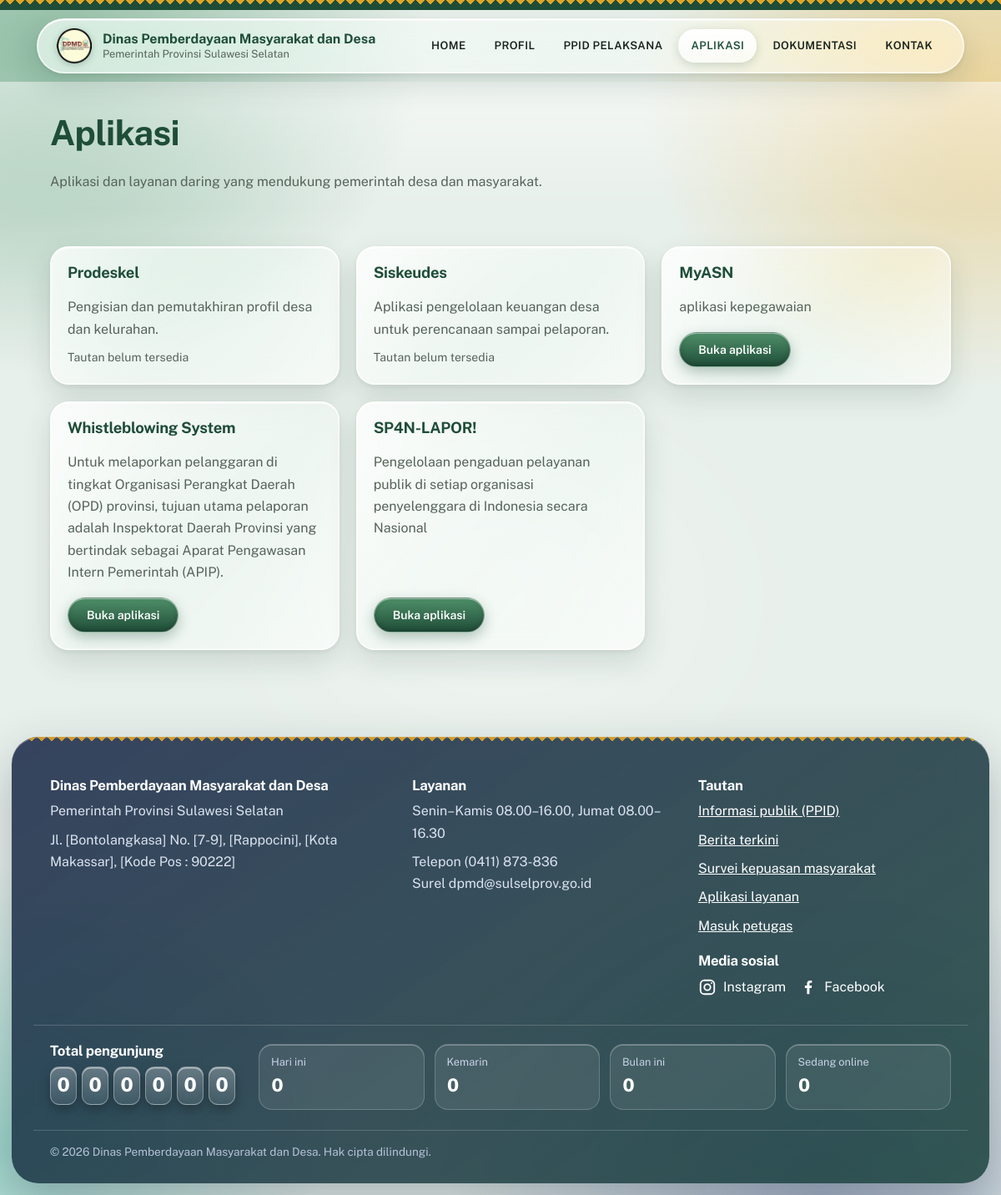
Page /aplikasi (signed in) on the committed database.
### tables this page shows
CREATE TABLE aplikasi (
    id INTEGER PRIMARY KEY AUTOINCREMENT,
    nama TEXT NOT NULL, deskripsi TEXT DEFAULT '', url TEXT DEFAULT ''
);

CREATE TABLE pengaturan (
    kunci TEXT PRIMARY KEY, nilai TEXT NOT NULL DEFAULT ''
);

### app.py (the view)
@app.route("/aplikasi")
def aplikasi():
    return render_template("aplikasi.html",
                           apps=get_db().execute("SELECT * FROM aplikasi ORDER BY id").fetchall())

### app.py (called while the page is built, shortened)
def get_db():
    if "db" not in g:
        g.db = sqlite3.connect(DB_PATH)
        g.db.row_factory = sqlite3.Row
    return g.db

@app.before_request
def lindungi_post():
    if request.method == "POST":
        kirim = request.form.get("csrf", "")
        asli = session.get("csrf", "")
        if not kirim or not asli or not hmac.compare_digest(kirim, asli):
            abort(400)

@app.before_request
def hitung_pengunjung():
    if request.method != "GET" or request.endpoint not in HALAMAN_HITUNG or session.get("admin"):
        return

@app.after_request
def header_aman(resp):
    resp.headers.setdefault("X-Content-Type-Options", "nosniff")
    resp.headers.setdefault("Referrer-Policy", "same-origin")
    resp.headers.setdefault("X-Frame-Options", "DENY")
    resp.headers.setdefault("Permissions-Policy", "camera=(), microphone=(), geolocation=()")
    resp.headers.setdefault("Cross-Origin-Opener-Policy", "same-origin")
    resp.headers.setdefault("Content-Security-Policy", "default-src 'self'; script-src 'self' 'unsafe-inline'; style-src 'self' 'unsafe-inline' https://fonts.googleapis.com; font-src 'self' https://fonts.gstatic.com data:; img-src 'self' data:; object-src 'none'; base-uri 'self'; frame-ancestors 'none'; form-action 'self'")
    return resp

def logo_provinsi():
    for ext in ("png", "webp", "svg", "jpg", "jpeg"):
        if os.path.exists(os.path.join(app.static_folder, "img", f"logo-provinsi.{ext}")):
            return f"img/logo-provinsi.{ext}"
    return None

def ambil_sosmed(semua=False):
    baris = get_db().execute("SELECT kunci, nilai FROM pengaturan").fetchall()
    nilai = {r["kunci"]: r["nilai"] for r in baris}
    if semua:
        return nilai
    return [(k, label, nilai[k]) for k, label, _ in SOSMED if nilai.get(k)]

def ambil_pengaturan(kunci):
    r = get_db().execute("SELECT nilai FROM pengaturan WHERE kunci=?", (kunci,)).fetchone()
    return r["nilai"] if r else ""

@app.template_filter("angka")
def angka(n):
    return f"{int(n or 0):,}".replace(",", ".")

@app.context_processor
def konteks():
    return {"site": SITE, "KATEGORI": KATEGORI, "csrf_token": csrf_token,
            "tahun_ini": datetime.now().year, "sosmed": ambil_sosmed(),
            "logo_provinsi": logo_provinsi(),
            "pengunjung": ringkasan_pengunjung()}

### templates/aplikasi.html (shortened to what this page needs)
{% extends "base.html" %}
{% block content %}
<section class="halaman-judul">
  <div class="wrap">
    <h1>Aplikasi</h1>
    <p>Aplikasi dan layanan daring yang mendukung pemerintah desa dan masyarakat.</p>
  </div>
</section>
<section class="bagian wrap" style="padding-top:40px">
  {% if apps %}
  <div class="grid-app">
    {% for a in apps %}
    <article class="app">
      <h3>{{ a.nama }}</h3>
      <p>{{ a.deskripsi }}</p>
      {% if a.url %}
        <a class="btn btn-padi btn-kecil" href="{{ a.url }}" target="_blank" rel="noopener noreferrer">Buka aplikasi</a>
      {% else %}
        <span class="kecil">Tautan belum tersedia</span>
      {% endif %}
    </article>
    {% endfor %}
  </div>
  {% else %}
  <div class="kosong"><strong>Belum ada aplikasi terdaftar.</strong>Petugas dapat menambahkan aplikasi melalui halaman admin.</div>
  {% endif %}
</section>
{% endblock %}

### templates/base.html (shortened to what this page needs)
<!doctype html>
<html lang="id">
<head>
  <link rel="stylesheet" href="{{ url_for('static', filename='css/style.css') }}">
</head>
<body>
{% set menu = [("home","HOME"),("profil","PROFIL"),("ppid","PPID PELAKSANA"),("aplikasi","APLIKASI"),("dokumentasi","DOKUMENTASI"),("kontak","KONTAK")] %}
<div class="tenun" aria-hidden="true"></div>
<header class="kepala">
  <div class="wrap kepala-isi">
    <a class="merek" href="{{ url_for('home') }}">
      <img class="logo" src="{{ url_for('static', filename='img/logo.png') }}" alt="Logo {{ site.singkatan }}">
      <span class="merek-teks"><strong>{{ site.nama }}</strong><small>{{ site.daerah }}</small></span>
    </a>
    <nav id="nav" class="nav" aria-label="Menu utama">
      {% for ep, label in menu %}
        <a href="{{ url_for(ep) }}"{% if request.endpoint == ep %} class="aktif" aria-current="page"{% endif %}>{{ label }}</a>
      {% endfor %}
    </nav>
  </div>
</header>
<main id="isi">
  {% block content %}{% endblock %}
</main>
<footer class="kaki">
  <div class="tenun" aria-hidden="true"></div>
  <div class="wrap kaki-isi">
    <div>
      <h2>{{ site.nama }}</h2>
      <p>{{ site.daerah }}</p>
      <p>{{ site.alamat }}</p>
    </div>
    <div>
      <h2>Layanan</h2>
      <p>{{ site.jam }}</p>
      <p>Telepon {{ site.telepon }}<br>Surel {{ site.email }}</p>
    </div>
    <div>
      <h2>Tautan</h2>
      <p><a href="{{ url_for('ppid') }}">Informasi publik (PPID)</a></p>
      <p><a href="{{ url_for('berita') }}">Berita terkini</a></p>
      <p><a href="{{ url_for('survei') }}">Survei kepuasan masyarakat</a></p>
      <p><a href="{{ url_for('aplikasi') }}">Aplikasi layanan</a></p>
      <p><a href="{{ url_for('admin') }}">Masuk petugas</a></p>
      {% if sosmed %}<h2 style="margin-top:18px">Media sosial</h2>{% include "_sosmed.html" %}{% endif %}
    </div>
  </div>
  <div class="wrap hitung" aria-label="Statistik pengunjung">
    <div class="hitung-total">
      <h2>Total pengunjung</h2>
      <p class="digit-baris" aria-hidden="true">{% for d in pengunjung.digit %}<span class="digit">{{ d }}</span>{% endfor %}</p>
    </div>
    <dl class="hitung-daftar">
      <div><dt>Hari ini</dt><dd>{{ pengunjung.hari_ini|angka }}</dd></div>
      <div><dt>Kemarin</dt><dd>{{ pengunjung.kemarin|angka }}</dd></div>
      <div><dt>Bulan ini</dt><dd>{{ pengunjung.bulan_ini|angka }}</dd></div>
      <div><dt>Sedang online</dt><dd>{{ pengunjung.online|angka }}</dd></div>
    </dl>
  </div>
  <p class="hak wrap">&copy; {{ tahun_ini }} {{ site.nama }}. Hak cipta dilindungi.</p>
</footer>
</body>
</html>

### templates/_sosmed.html (shortened to what this page needs)
{% if sosmed %}
<ul class="sosmed">
  {% for kunci, label, url in sosmed %}
  <li><a href="{{ url }}" target="_blank" rel="noopener noreferrer" aria-label="{{ label }} {{ site.singkatan }}">
    {% if kunci == 'instagram' %}
    <svg viewBox="0 0 24 24" width="22" height="22" fill="none" stroke="currentColor" stroke-width="2" aria-hidden="true"><rect x="3" y="3" width="18" height="18" rx="5"/><circle cx="12" cy="12" r="4"/><circle cx="17.5" cy="6.5" r="1" fill="currentColor" stroke="none"/></svg>
    {% elif kunci == 'facebook' %}
    <svg viewBox="0 0 24 24" width="22" height="22" fill="currentColor" aria-hidden="true"><path d="M13.5 21v-8h2.7l.4-3.2h-3.1V7.8c0-.9.3-1.5 1.6-1.5h1.6V3.4c-.3 0-1.3-.1-2.4-.1-2.4 0-4 1.4-4 4.1v2.4H7.5V13h2.8v8h3.2z"/></svg>
    {% elif kunci == 'youtube' %}
    <svg viewBox="0 0 24 24" width="22" height="22" fill="currentColor" aria-hidden="true"><path fill-rule="evenodd" d="M7 5.5h10a4.5 4.5 0 0 1 4.5 4.5v4a4.5 4.5 0 0 1-4.5 4.5H7A4.5 4.5 0 0 1 2.5 14v-4A4.5 4.5 0 0 1 7 5.5ZM10 9.2v5.6l5-2.8Z"/></svg>
    {% else %}
    <svg viewBox="0 0 24 24" width="22" height="22" fill="currentColor" aria-hidden="true"><path d="M18.244 2.25h3.308l-7.227 8.26 8.502 11.24H16.17l-5.214-6.817L4.99 21.75H1.68l7.73-8.835L1.254 2.25H8.08l4.713 6.231zm-1.161 17.52h1.833L7.084 4.126H5.117z"/></svg>
    {% endif %}
    <span>{{ label }}</span></a></li>
  {% endfor %}
</ul>
{% endif %}

### rows in the picture
aplikasi: nama "Prodeskel", deskripsi "Pengisian dan pemutakhiran profil desa dan kelurahan.", url "Tautan belum tersedia"
aplikasi: nama "Siskeudes", deskripsi "Aplikasi pengelolaan keuangan desa untuk perencanaan sampai pelaporan.", url "Tautan belum tersedia"
aplikasi: nama "MyASN", deskripsi "aplikasi kepegawaian"
aplikasi: nama "Whistleblowing System", deskripsi "Untuk melaporkan pelanggaran di tingkat Organisasi Perangkat Daerah (OPD) provinsi, tujuan utama pelaporan adalah Inspektorat Daerah Provinsi yang bertindak sebagai Aparat Pengawasan Intern Pemerintah (APIP)."
aplikasi: nama "SP4N-LAPOR!", deskripsi "Pengelolaan pengaduan pelayanan publik di setiap organisasi penyelenggara di Indonesia secara Nasional"
pengaturan: kunci "Instagram"
pengaturan: kunci "Facebook"

### other values in the picture
{{ site.nama }} "Dinas Pemberdayaan Masyarakat dan Desa"
{{ site.daerah }} "Pemerintah Provinsi Sulawesi Selatan"
{{ label }} "HOME" "PROFIL" "PPID PELAKSANA" "APLIKASI" "DOKUMENTASI" "KONTAK"
{{ site.alamat }} "Jl. [Bontolangkasa] No. [7-9], [Rappocini], [Kota Makassar], [Kode Pos : 90222]"
{{ site.jam }} "Senin–Kamis 08.00–16.00, Jumat 08.00–16.30"
{{ site.telepon }} "(0411) 873-836"
{{ site.email }} "dpmd@sulselprov.go.id"
{{ d }} "0" "0" "0" "0" "0" "0"
{{ pengunjung.hari_ini|angka }} "0"
{{ pengunjung.kemarin|angka }} "0"
{{ pengunjung.bulan_ini|angka }} "0"
{{ pengunjung.online|angka }} "0"
